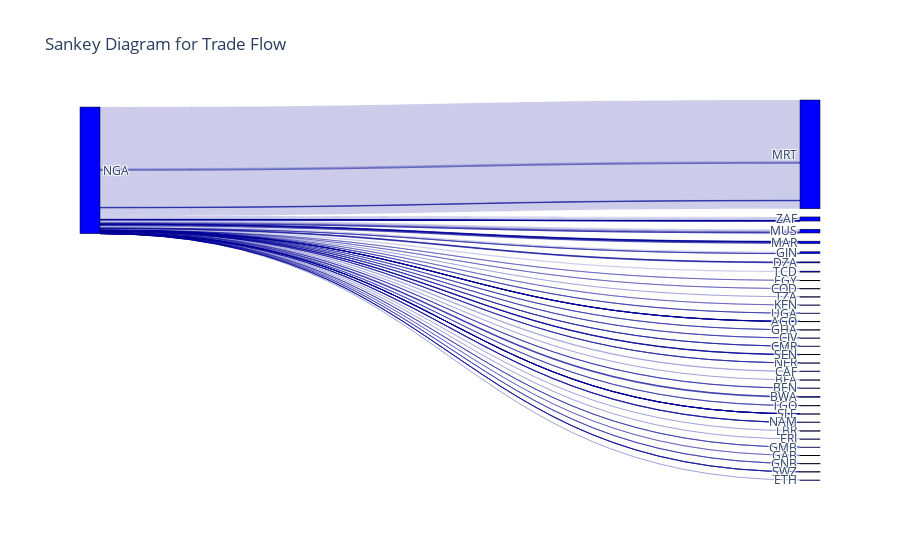

The code cell stored with this chart in its notebook:
### Code cell
links= dict(source= x, target= y, value= z)

fig = go.Figure(go.Sankey(
    node=dict(
        pad=15,
        thickness=20,
        line=dict(color="black", width=0.5),
        label=nodes,
        color="blue"
    ),
    link=dict(
        source=links['source'],
        target=links['target'],
        value=links['value'],
        color="rgba(0,0,150,0.2)"
    )
))

# Add a title
fig.update_layout(title_text="Sankey Diagram for Trade Flow", font_size=12)

# Show the plot
fig.show()

### Figure 1 — Plotly figure (JSON) as saved in the notebook; plotly's stock layout.template omitted (floating-point values rounded to 4 significant figures; data arrays with more than 128 entries replaced by an {"elided": "..."} marker saying what was removed)
{"data": [{"link": {"color": "rgba(0,0,150,0.2)", "source": {"elided": "197 int values"}, "target": {"elided": "197 int values"}, "value": {"elided": "197 int values"}}, "node": {"color": "blue", "label": ["EGY", "COD", "TZA", "ZAF", "KEN", "UGA", "SDN", "DZA", "MAR", "AGO", "GHA", "CIV", "CMR", "NER", "MLI", "BFA", "TCD", "SEN", "ZWE", "GIN", "RWA", "BEN", "BDI", "TUN", "TGO", "SLE", "CAF", "LBR", "MRT", "ERI", "GMB", "BWA", "NAM", "GAB", "GNB", "GNQ", "MUS", "SWZ", "SYC", "ETH", "NGA"], "line": {"color": "black", "width": 0.5}, "pad": 15, "thickness": 20}, "type": "sankey"}], "layout": {"font": {"size": 12}, "title": {"text": "Sankey Diagram for Trade Flow"}}}
